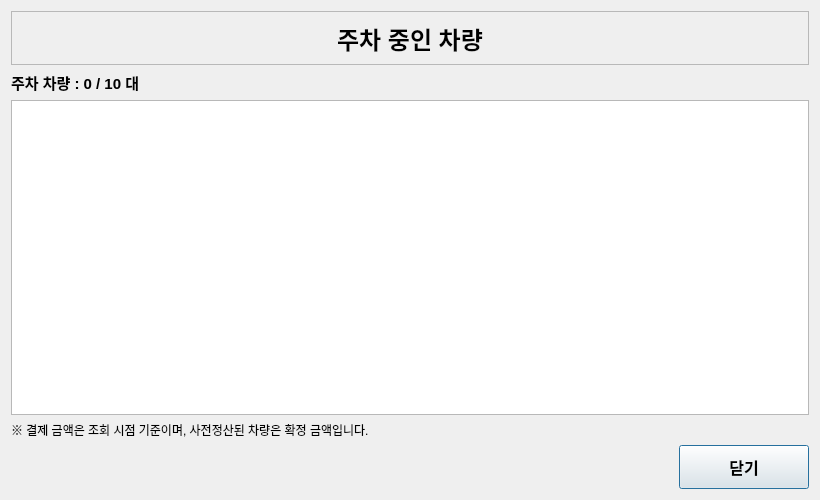
<?xml version="1.0" encoding="UTF-8"?>
<ui version="4.0">
 <class>VehicleListDialog</class>
 <widget class="QDialog" name="VehicleListDialog">
  <property name="geometry">
   <rect>
    <x>0</x>
    <y>0</y>
    <width>820</width>
    <height>500</height>
   </rect>
  </property>
  <property name="windowTitle">
   <string>주차 중인 차량</string>
  </property>
  <property name="windowModality">
   <enum>Qt::ApplicationModal</enum>
  </property>
  <property name="modal">
   <bool>true</bool>
  </property>
  <layout class="QVBoxLayout" name="mainLayout">
   <item>
    <widget class="QLabel" name="lblTitle">
     <property name="minimumSize">
      <size>
       <width>0</width>
       <height>54</height>
      </size>
     </property>
     <property name="font">
      <font>
       <pointsize>18</pointsize>
       <bold>true</bold>
      </font>
     </property>
     <property name="frameShape">
      <enum>QFrame::StyledPanel</enum>
     </property>
     <property name="text">
      <string>주차 중인 차량</string>
     </property>
     <property name="alignment">
      <set>Qt::AlignCenter</set>
     </property>
    </widget>
   </item>
   <item>
    <widget class="QLabel" name="lblSummary">
     <property name="font">
      <font>
       <pointsize>11</pointsize>
       <bold>true</bold>
      </font>
     </property>
     <property name="text">
      <string>주차 차량 : 0 / 10 대</string>
     </property>
    </widget>
   </item>
   <item>
    <widget class="QTableWidget" name="tblVehicles">
     <property name="font">
      <font>
       <pointsize>10</pointsize>
      </font>
     </property>
     <property name="editTriggers">
      <set>QAbstractItemView::NoEditTriggers</set>
     </property>
     <property name="alternatingRowColors">
      <bool>true</bool>
     </property>
     <property name="selectionBehavior">
      <enum>QAbstractItemView::SelectRows</enum>
     </property>
     <property name="sortingEnabled">
      <bool>false</bool>
     </property>
    </widget>
   </item>
   <item>
    <widget class="QLabel" name="lblNote">
     <property name="font">
      <font>
       <pointsize>9</pointsize>
      </font>
     </property>
     <property name="text">
      <string>※ 결제 금액은 조회 시점 기준이며, 사전정산된 차량은 확정 금액입니다.</string>
     </property>
    </widget>
   </item>
   <item>
    <layout class="QHBoxLayout" name="buttonLayout">
     <item>
      <spacer name="buttonSpacer">
       <property name="orientation">
        <enum>Qt::Horizontal</enum>
       </property>
       <property name="sizeHint" stdset="0">
        <size>
         <width>40</width>
         <height>20</height>
        </size>
       </property>
      </spacer>
     </item>
     <item>
      <widget class="QPushButton" name="btnClose">
       <property name="minimumSize">
        <size>
         <width>130</width>
         <height>44</height>
        </size>
       </property>
       <property name="font">
        <font>
         <pointsize>12</pointsize>
         <bold>true</bold>
        </font>
       </property>
       <property name="text">
        <string>닫기</string>
       </property>
      </widget>
     </item>
    </layout>
   </item>
  </layout>
 </widget>
 <resources/>
 <connections/>
</ui>
